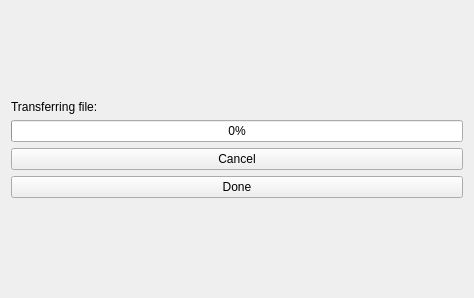
<?xml version="1.0" encoding="UTF-8"?>
<ui version="4.0">
 <class>ObexTest</class>
 <widget class="QWidget" name="ObexTest">
  <property name="geometry">
   <rect>
    <x>0</x>
    <y>0</y>
    <width>474</width>
    <height>298</height>
   </rect>
  </property>
  <property name="windowTitle">
   <string>Form</string>
  </property>
  <layout class="QVBoxLayout" name="verticalLayout_4">
   <item>
    <spacer name="verticalSpacer">
     <property name="orientation">
      <enum>Qt::Vertical</enum>
     </property>
     <property name="sizeHint" stdset="0">
      <size>
       <width>20</width>
       <height>70</height>
      </size>
     </property>
    </spacer>
   </item>
   <item>
    <widget class="QLabel" name="label_file">
     <property name="sizePolicy">
      <sizepolicy hsizetype="Minimum" vsizetype="Maximum">
       <horstretch>0</horstretch>
       <verstretch>0</verstretch>
      </sizepolicy>
     </property>
     <property name="text">
      <string>Transferring file:</string>
     </property>
     <property name="alignment">
      <set>Qt::AlignLeading|Qt::AlignLeft|Qt::AlignVCenter</set>
     </property>
     <property name="wordWrap">
      <bool>true</bool>
     </property>
    </widget>
   </item>
   <item>
    <widget class="QProgressBar" name="progress_file">
     <property name="value">
      <number>0</number>
     </property>
     <property name="orientation">
      <enum>Qt::Horizontal</enum>
     </property>
    </widget>
   </item>
   <item>
    <widget class="QPushButton" name="bt_file_cancel">
     <property name="text">
      <string>Cancel</string>
     </property>
    </widget>
   </item>
   <item>
    <widget class="QPushButton" name="bt_file_done">
     <property name="text">
      <string>Done</string>
     </property>
    </widget>
   </item>
   <item>
    <spacer name="verticalSpacer2">
     <property name="orientation">
      <enum>Qt::Vertical</enum>
     </property>
     <property name="sizeHint" stdset="0">
      <size>
       <width>20</width>
       <height>70</height>
      </size>
     </property>
    </spacer>
   </item>
  </layout>
 </widget>
 <resources/>
 <connections>
  <connection>
   <sender>bt_file_cancel</sender>
   <signal>clicked()</signal>
   <receiver>ObexTest</receiver>
   <slot>cancelClicked()</slot>
   <hints>
    <hint type="sourcelabel">
     <x>192</x>
     <y>212</y>
    </hint>
    <hint type="destinationlabel">
     <x>440</x>
     <y>86</y>
    </hint>
   </hints>
  </connection>
  <connection>
   <sender>bt_file_done</sender>
   <signal>clicked()</signal>
   <receiver>ObexTest</receiver>
   <slot>doneClicked()</slot>
   <hints>
    <hint type="sourcelabel">
     <x>278</x>
     <y>241</y>
    </hint>
    <hint type="destinationlabel">
     <x>299</x>
     <y>213</y>
    </hint>
   </hints>
  </connection>
 </connections>
 <slots>
  <slot>cancelClicked()</slot>
  <slot>doneClicked()</slot>
  <slot>oppClicked()</slot>
  <slot>ftpClicked()</slot>
 </slots>
</ui>
